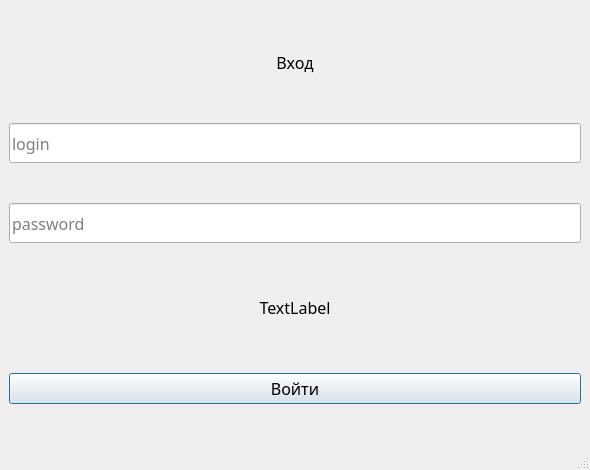
<?xml version="1.0" encoding="UTF-8"?>
<ui version="4.0">
 <class>MainWindow</class>
 <widget class="QMainWindow" name="MainWindow">
  <property name="geometry">
   <rect>
    <x>0</x>
    <y>0</y>
    <width>590</width>
    <height>470</height>
   </rect>
  </property>
  <property name="windowTitle">
   <string>MainWindow</string>
  </property>
  <widget class="QWidget" name="centralwidget">
   <property name="font">
    <font>
     <family>Yu Gothic Medium</family>
     <pointsize>12</pointsize>
     <weight>50</weight>
     <bold>false</bold>
    </font>
   </property>
   <layout class="QVBoxLayout" name="verticalLayout">
    <item>
     <widget class="QLabel" name="label_2">
      <property name="maximumSize">
       <size>
        <width>16777215</width>
        <height>40</height>
       </size>
      </property>
      <property name="text">
       <string>&lt;html&gt;&lt;head/&gt;&lt;body&gt;&lt;p align=&quot;center&quot;&gt;Вход&lt;/p&gt;&lt;/body&gt;&lt;/html&gt;</string>
      </property>
     </widget>
    </item>
    <item>
     <widget class="QLineEdit" name="lineEdit">
      <property name="minimumSize">
       <size>
        <width>0</width>
        <height>40</height>
       </size>
      </property>
      <property name="placeholderText">
       <string>login</string>
      </property>
     </widget>
    </item>
    <item>
     <widget class="QLineEdit" name="lineEdit_2">
      <property name="minimumSize">
       <size>
        <width>0</width>
        <height>40</height>
       </size>
      </property>
      <property name="placeholderText">
       <string>password</string>
      </property>
     </widget>
    </item>
    <item>
     <widget class="QLabel" name="label">
      <property name="maximumSize">
       <size>
        <width>16777215</width>
        <height>50</height>
       </size>
      </property>
      <property name="text">
       <string>&lt;html&gt;&lt;head/&gt;&lt;body&gt;&lt;p align=&quot;center&quot;&gt;TextLabel&lt;/p&gt;&lt;/body&gt;&lt;/html&gt;</string>
      </property>
     </widget>
    </item>
    <item>
     <widget class="QPushButton" name="pushButton">
      <property name="minimumSize">
       <size>
        <width>0</width>
        <height>20</height>
       </size>
      </property>
      <property name="text">
       <string>Войти</string>
      </property>
      <property name="autoDefault">
       <bool>true</bool>
      </property>
      <property name="default">
       <bool>true</bool>
      </property>
     </widget>
    </item>
   </layout>
  </widget>
  <widget class="QMenuBar" name="menubar">
   <property name="geometry">
    <rect>
     <x>0</x>
     <y>0</y>
     <width>590</width>
     <height>21</height>
    </rect>
   </property>
  </widget>
  <widget class="QStatusBar" name="statusbar"/>
 </widget>
 <resources/>
 <connections/>
</ui>
